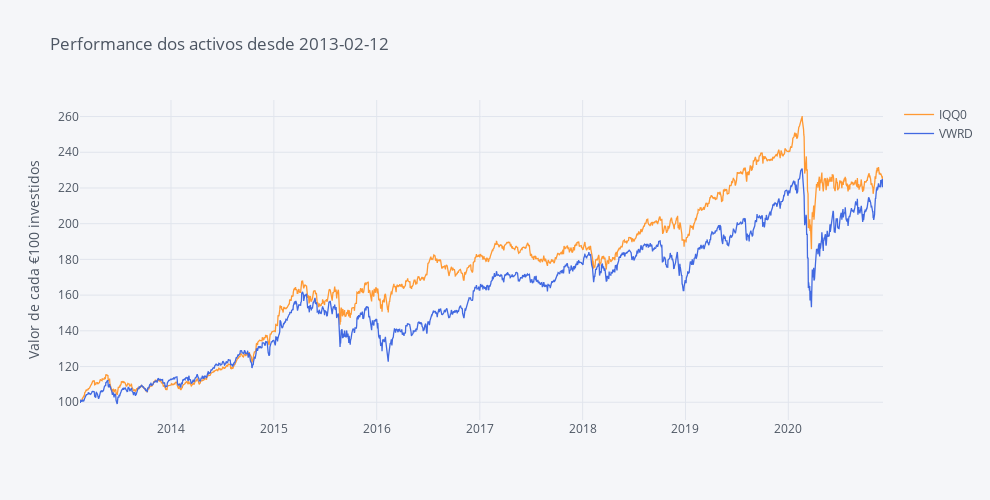

Here is the notebook cell this chart was saved with:
### Markdown cell above
## IQQ0 vs VWRD

### Code cell
fundos_norm.iplot(dimensions = dimensions,title='Performance dos activos desde ' + begin,
                  yTitle='Valor de cada €100 investidos', colors=Palette)

### Figure 1 — Plotly figure (JSON) as saved in the notebook; plotly's stock layout.template omitted (floating-point values rounded to 4 significant figures; data arrays with more than 128 entries replaced by an {"elided": "..."} marker saying what was removed)
{"data": [{"line": {"color": "rgba(255, 153, 51, 1.0)", "dash": "solid", "shape": "linear", "width": 1.3}, "mode": "lines", "name": "IQQ0", "text": "", "type": "scatter", "x": {"elided": "2073 str values"}, "y": {"elided": "2073 float values"}}, {"line": {"color": "rgba(65, 105, 225, 1.0)", "dash": "solid", "shape": "linear", "width": 1.3}, "mode": "lines", "name": "VWRD", "text": "", "type": "scatter", "x": {"elided": "2073 str values"}, "y": {"elided": "2073 float values"}}], "layout": {"height": 500, "legend": {"bgcolor": "#F5F6F9", "font": {"color": "#4D5663"}}, "paper_bgcolor": "#F5F6F9", "plot_bgcolor": "#F5F6F9", "title": {"font": {"color": "#4D5663"}, "text": "Performance dos activos desde 2013-02-12"}, "width": 990, "xaxis": {"autorange": true, "gridcolor": "#E1E5ED", "range": ["2013-02-12", "2020-12-02"], "showgrid": true, "tickfont": {"color": "#4D5663"}, "title": {"font": {"color": "#4D5663"}, "text": ""}, "type": "date", "zerolinecolor": "#E1E5ED"}, "yaxis": {"autorange": true, "gridcolor": "#E1E5ED", "range": [90.05, 269.3], "showgrid": true, "tickfont": {"color": "#4D5663"}, "title": {"font": {"color": "#4D5663"}, "text": "Valor de cada €100 investidos"}, "type": "linear", "zerolinecolor": "#E1E5ED"}}}
